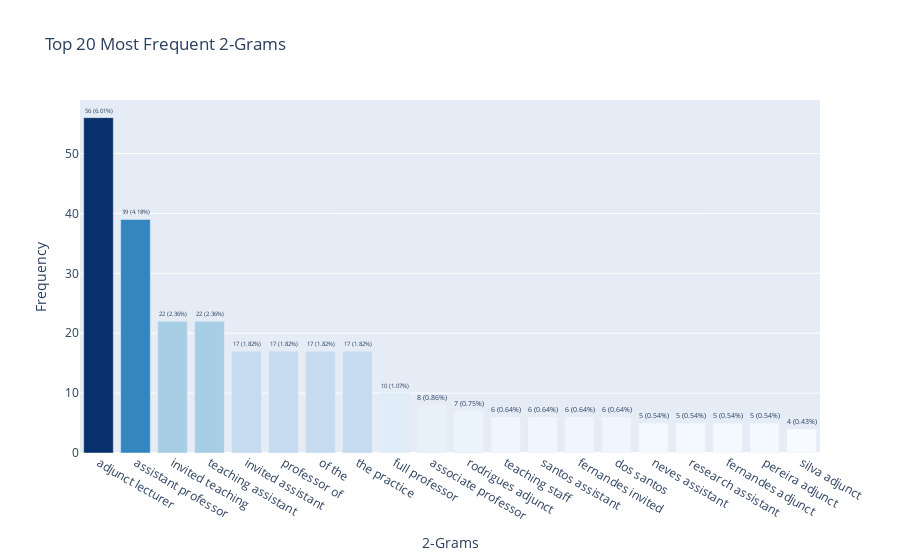

Notebook source saved alongside this figure:
### Code cell
du.bar_plot_ngram_frequency(
    cleaned_bs_teachingstaff,
    doc_types_to_include=["teaching_staff"],
    n=2, 
    top_n=20
)

### Figure 1 — Plotly figure (JSON) as saved in the notebook; plotly's stock layout.template omitted (floating-point values rounded to 4 significant figures)
{"data": [{"hovertemplate": "N-Gram=%{x}<br>Frequency=%{marker.color}<br>text=%{text}<extra></extra>", "legendgroup": "", "marker": {"color": [56, 39, 22, 22, 17, 17, 17, 17, 10, 8, 7, 6, 6, 6, 6, 5, 5, 5, 5, 4], "coloraxis": "coloraxis", "pattern": {"shape": ""}}, "name": "", "orientation": "v", "showlegend": false, "text": ["56 (6.01%)", "39 (4.18%)", "22 (2.36%)", "22 (2.36%)", "17 (1.82%)", "17 (1.82%)", "17 (1.82%)", "17 (1.82%)", "10 (1.07%)", "8 (0.86%)", "7 (0.75%)", "6 (0.64%)", "6 (0.64%)", "6 (0.64%)", "6 (0.64%)", "5 (0.54%)", "5 (0.54%)", "5 (0.54%)", "5 (0.54%)", "4 (0.43%)"], "textposition": "outside", "type": "bar", "x": ["adjunct lecturer", "assistant professor", "invited teaching", "teaching assistant", "invited assistant", "professor of", "of the", "the practice", "full professor", "associate professor", "rodrigues adjunct", "teaching staff", "santos assistant", "fernandes invited", "dos santos", "neves assistant", "research assistant", "fernandes adjunct", "pereira adjunct", "silva adjunct"], "xaxis": "x", "y": [56, 39, 22, 22, 17, 17, 17, 17, 10, 8, 7, 6, 6, 6, 6, 5, 5, 5, 5, 4], "yaxis": "y"}], "layout": {"bargap": 0.2, "barmode": "relative", "coloraxis": {"colorbar": {"title": {"text": "Frequency"}}, "colorscale": [[0, "rgb(247,251,255)"], [0.125, "rgb(222,235,247)"], [0.25, "rgb(198,219,239)"], [0.375, "rgb(158,202,225)"], [0.5, "rgb(107,174,214)"], [0.625, "rgb(66,146,198)"], [0.75, "rgb(33,113,181)"], [0.875, "rgb(8,81,156)"], [1, "rgb(8,48,107)"]], "showscale": false}, "legend": {"tracegroupgap": 0}, "title": {"text": "Top 20 Most Frequent 2-Grams"}, "xaxis": {"anchor": "y", "domain": [0, 1], "title": {"text": "2-Grams"}}, "yaxis": {"anchor": "x", "domain": [0, 1], "title": {"text": "Frequency"}}}}
